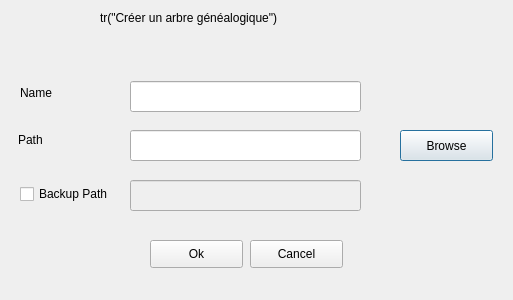
<?xml version="1.0" encoding="UTF-8"?>
<ui version="4.0">
 <class>TreeInterface</class>
 <widget class="QDialog" name="TreeInterface">
  <property name="geometry">
   <rect>
    <x>0</x>
    <y>0</y>
    <width>513</width>
    <height>300</height>
   </rect>
  </property>
  <property name="windowTitle">
   <string>Dialog</string>
  </property>
  <widget class="QLineEdit" name="fieldName">
   <property name="geometry">
    <rect>
     <x>130</x>
     <y>81</y>
     <width>231</width>
     <height>31</height>
    </rect>
   </property>
  </widget>
  <widget class="QLabel" name="labelTitle">
   <property name="geometry">
    <rect>
     <x>100</x>
     <y>10</y>
     <width>221</width>
     <height>16</height>
    </rect>
   </property>
   <property name="text">
    <string>tr(&quot;Créer un arbre généalogique&quot;)</string>
   </property>
  </widget>
  <widget class="QLineEdit" name="fieldBackupPath">
   <property name="enabled">
    <bool>false</bool>
   </property>
   <property name="geometry">
    <rect>
     <x>130</x>
     <y>180</y>
     <width>231</width>
     <height>31</height>
    </rect>
   </property>
  </widget>
  <widget class="QLabel" name="labelName">
   <property name="geometry">
    <rect>
     <x>20</x>
     <y>85</y>
     <width>55</width>
     <height>16</height>
    </rect>
   </property>
   <property name="text">
    <string>Name</string>
   </property>
  </widget>
  <widget class="QLabel" name="labelPath">
   <property name="geometry">
    <rect>
     <x>18</x>
     <y>130</y>
     <width>81</width>
     <height>20</height>
    </rect>
   </property>
   <property name="text">
    <string>Path</string>
   </property>
  </widget>
  <widget class="QLineEdit" name="fieldPath">
   <property name="geometry">
    <rect>
     <x>130</x>
     <y>130</y>
     <width>231</width>
     <height>31</height>
    </rect>
   </property>
  </widget>
  <widget class="QCheckBox" name="checkBoxBackupPath">
   <property name="geometry">
    <rect>
     <x>20</x>
     <y>184</y>
     <width>101</width>
     <height>20</height>
    </rect>
   </property>
   <property name="text">
    <string>Backup Path</string>
   </property>
  </widget>
  <widget class="QPushButton" name="pushButtonBrowse">
   <property name="geometry">
    <rect>
     <x>400</x>
     <y>130</y>
     <width>93</width>
     <height>31</height>
    </rect>
   </property>
   <property name="text">
    <string>Browse</string>
   </property>
  </widget>
  <widget class="QPushButton" name="pushButtonOk">
   <property name="geometry">
    <rect>
     <x>150</x>
     <y>240</y>
     <width>93</width>
     <height>28</height>
    </rect>
   </property>
   <property name="text">
    <string>Ok</string>
   </property>
  </widget>
  <widget class="QPushButton" name="pushButtonCancel">
   <property name="geometry">
    <rect>
     <x>250</x>
     <y>240</y>
     <width>93</width>
     <height>28</height>
    </rect>
   </property>
   <property name="text">
    <string>Cancel</string>
   </property>
  </widget>
 </widget>
 <resources/>
 <connections/>
</ui>
